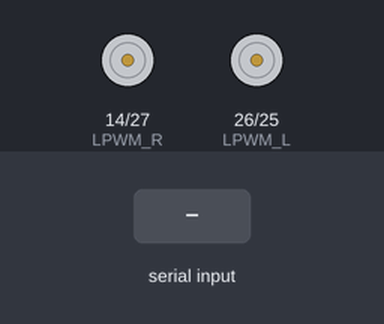
The sketch below on a simulated ESP32. Parts: motor-driver pin pairs drawn as motors (green arrow = first pin HIGH = forward, orange = second pin HIGH = backward, longer = more drive). The inputs (shaded band) are chosen by the test bench. What the sketch prints to the serial monitor is not drawn.

Above: at 1.2 s.
1.3 s: "F" received over Serial
At 1.7 s:
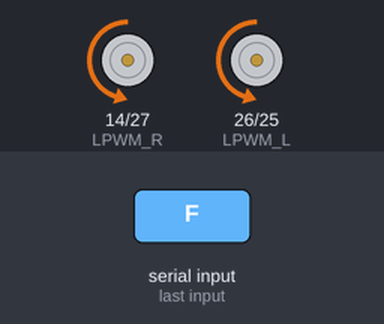
2.8 s: "B" received over Serial
At 4.0 s:
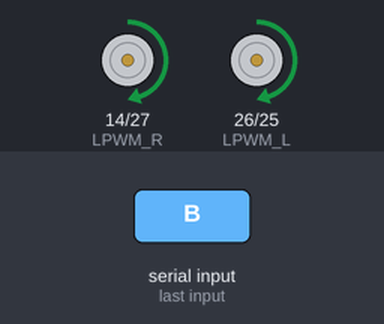
4.3 s: "L" received over Serial
At 5.1 s:
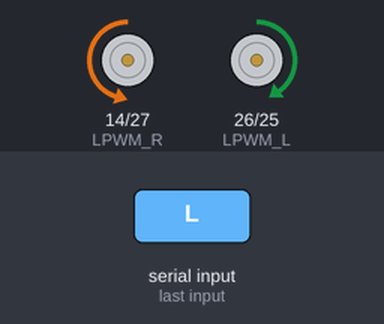
5.8 s: "R" received over Serial
At 6.3 s:
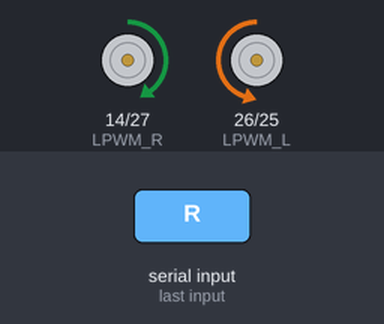
Timing chart, 0 to 8.3 s (numbered marks = the images above; inputs shaded):
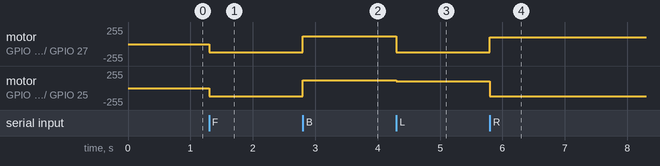

The sketch:

motion_robot__copy_20251217200158.ino
```cpp
#include <Wire.h>
#include "MPU6050.h"

MPU6050 mpu;

// Motor driver pins
#define RPWM_L  25
#define LPWM_L  26
#define RPWM_R  27
#define LPWM_R  14

int motorSpeed = 120; // reduced from 200 → smoother control

void setup() {
  Serial.begin(9600);
  Wire.begin();
  mpu.initialize();

  pinMode(RPWM_L, OUTPUT);
  pinMode(LPWM_L, OUTPUT);
  pinMode(RPWM_R, OUTPUT);
  pinMode(LPWM_R, OUTPUT);

  stopMotors();
  Serial.println("🤖 ESP32 Line Follower (Low-Speed Mode) Ready!");
}

void loop() {
  if (Serial.available()) {
    char cmd = Serial.read();
    processCommand(cmd);
  }
}

void processCommand(char cmd) {
  switch (cmd) {
    case 'F': forward(); break;
    case 'B': backward(); break;
    case 'L': left(); break;
    case 'R': right(); break;
    case 'S': stopMotors(); break;
  }
}

void forward() {
  analogWrite(RPWM_L, motorSpeed);
  analogWrite(LPWM_L, 0);
  analogWrite(RPWM_R, motorSpeed);
  analogWrite(LPWM_R, 0);
}

void backward() {
  analogWrite(RPWM_L, 0);
  analogWrite(LPWM_L, motorSpeed);
  analogWrite(RPWM_R, 0);
  analogWrite(LPWM_R, motorSpeed);
}

void left() {
  analogWrite(RPWM_L, 0);
  analogWrite(LPWM_L, motorSpeed - 20);
  analogWrite(RPWM_R, motorSpeed);
  analogWrite(LPWM_R, 0);
}

void right() {
  analogWrite(RPWM_L, motorSpeed);
  analogWrite(LPWM_L, 0);
  analogWrite(RPWM_R, 0);
  analogWrite(LPWM_R, motorSpeed - 20);
}

void stopMotors() {
  analogWrite(RPWM_L, 0);
  analogWrite(LPWM_L, 0);
  analogWrite(RPWM_R, 0);
  analogWrite(LPWM_R, 0);
}
```

Measured:
- after the input at 1.3 s, motor on GPIO 14 (LPWM_R) / GPIO 27 (RPWM_R), motor on GPIO 26 (LPWM_L) / GPIO 25 (RPWM_L): stopped → backward 120/255 at once
- after the input at 2.8 s, motor on GPIO 14 (LPWM_R) / GPIO 27 (RPWM_R), motor on GPIO 26 (LPWM_L) / GPIO 25 (RPWM_L): backward 120/255 → forward 120/255 at once
- after the input at 4.3 s, motor on GPIO 14 (LPWM_R) / GPIO 27 (RPWM_R): forward 120/255 → backward 120/255 at once; motor on GPIO 26 (LPWM_L) / GPIO 25 (RPWM_L): forward 120/255 → forward 100/255 at once
- after the input at 5.8 s, motor on GPIO 14 (LPWM_R) / GPIO 27 (RPWM_R): backward 120/255 → forward 100/255 at once; motor on GPIO 26 (LPWM_L) / GPIO 25 (RPWM_L): forward 100/255 → backward 120/255 at once
